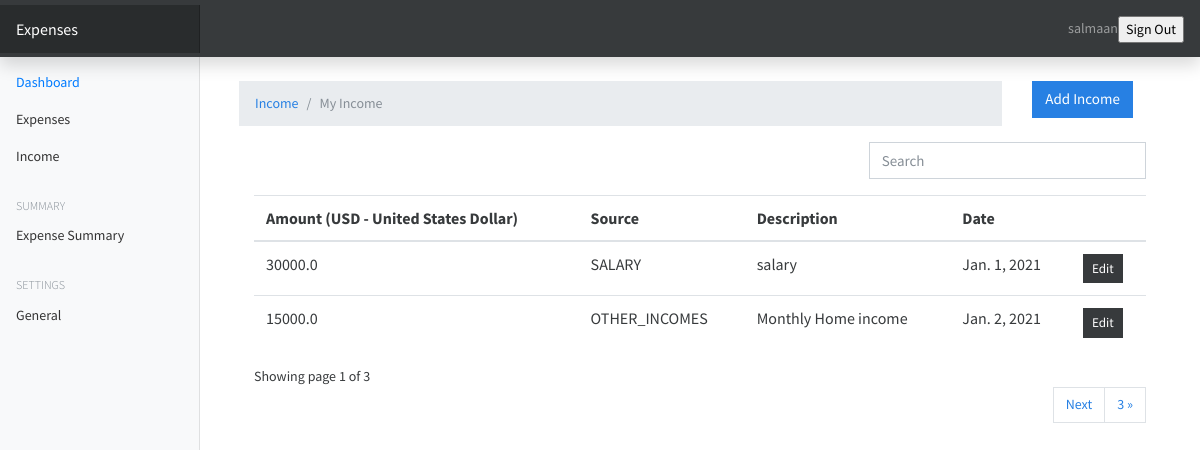
The app's page /income/ (signed in) with its own data.
### userpreferences/models.py (models this page shows, shortened)
class UserPreference(models.Model):
    user = models.OneToOneField(to=User, on_delete=models.CASCADE)
    currency = models.CharField(max_length=255, blank=True, null=True)

### userincome/models.py (models this page shows, shortened)
class UserIncome(models.Model):
    amount = models.FloatField()
    date = models.DateField(default=now)
    description = models.TextField()
    owner = models.ForeignKey(to=User, on_delete=models.CASCADE)
    source = models.CharField(max_length=255)
    class Meta:
        ordering: ['-date']

### userincome/views.py (the view)
# urls.py: path('',index,name="expenses"),
@login_required(login_url='/authentication/login')
def index(request):
    sources = Source.objects.all()
    income = UserIncome.objects.filter(owner=request.user)
    paginator = Paginator(income,2)
    page_number = request.GET.get('page')
    page_obj = Paginator.get_page(paginator,page_number)
    currency = UserPreference.objects.get(user=request.user).currency
    contexts = {
        'income' : income,
        'page_obj' : page_obj,
        'currency' : currency
    }
    return render(request,'income/index.html', contexts)

### templates/income/index.html (shortened to what this page needs)
{% extends 'base.html' %}
{% load static %}
{% block content %}
<div class="container mt-4">
    <div class="row">
        <div class="col-md-10">
            <nav aria-label="breadcrumb">
                <ol class="breadcrumb">
                    <li class="breadcrumb-item"><a href="">Income</a></li>
                    <li class="breadcrumb-item active" aria-current="page">My Income</li>
                </ol>
            </nav>
        </div>
        <div class="col-md-2">
            <a href={% url 'add-income' %} class="btn btn-primary">Add Income </a>
        </div>
    </div>
    <div class="container">
        {% if income.count %}
        <div class="row">
            <div class="col-md-8"></div>
            <div class="col-md-4">
                <div class="form-group">
                    <input type="text" class="form-control" id="searchField" placeholder="Search">
                </div>
            </div>
        </div>
<div class="app-table">
    <table class=" table table-stripped table-hover">
            <thead>
                <tr>
                    <th>Amount ({{currency}})</th>
                    <th>Source</th>
                    <th>Description</th>
                    <th>Date</th>
                    <th></th>
                </tr>
            </thead>
            <tbody>
                {% for income in page_obj %}
                <tr>
                    <td>{{income.amount}}</td>
                    <td>{{income.source}}</td>
                    <td>{{income.description}}</td>
                    <td>{{income.date}}</td>
                    <td><a href="{% url 'income-edit' income.id %}" class="btn btn-secondary btn-sm">Edit</a></td>
                </tr>
                {% endfor%}
            </tbody>
        </table>
</div>
        <div class="pagination-container">
        <div class="">
            Showing page {{page_obj.number}} of {{page_obj.paginator.num_pages}}
        </div>
        <ul class="pagination align-right float-right mr-auto">
      {% if page_obj.has_next %}
      <li class="page-item"> <a class="page-link" href="?page={{ page_obj.next_page_number }}">Next</a></li>
      <li class="page-item"> <a class="page-link" href="?page={{ page_obj.paginator.num_pages }}">{{ page_obj.paginator.num_pages}} &raquo;</a></li>
      {% endif %}
      </ul>
        {% endif %}
    </div>
    </div>
</div>
{% endblock content %}

### templates/base.html (shortened to what this page needs)
{% load static %}
<html lang="en">
  <head>
<link href="{% static 'css/bootstrap.min.css' %}" rel="stylesheet">
<link href="{% static 'css/main.css' %}" rel="stylesheet">
    <link href="{% static 'css/dashboard.css' %}" rel="stylesheet">
  </head>
  <body>
<header class="navbar navbar-dark sticky-top bg-dark flex-md-nowrap p-0 shadow">
  <a class="navbar-brand col-md-3 col-lg-2 me-0 px-3" href="#">Expenses</a>
  <ul class="navbar-nav px-3" style="display: flex; flex-direction: row; align-items: center">
    <li class="nav-item text-nowrap">
      <span class="nav-link" href="">
        {{request.user.username}}
      </span>
    <li>
    <li class="nav-item text-nowrap mt-3 mt-2">
      <form  action="{% url 'logout' %}" method="POST">
        <input class="text text-capitalize" type="submit" value="Sign Out">
      </form>
    </li>
  </ul>
</header>
<div class="container-fluid">
  <div class="row">
    {% include 'partials/_sidebar.html' %}
    <main role="main" class="col-md-9 ml-sm-auto col-lg-10 px-4">
      {% block content %}
      {% endblock content %}
    </main>
  </div>
</div>
        <script src="{% static 'js/main.js' %}"></script></body>
</html>

### expenseswebsite/static/css/dashboard.css (style rules this page uses)
body { font-size: .875rem; }
.navbar-brand { padding-top: .75rem; padding-bottom: .75rem; font-size: 1rem; background-color: rgba(0, 0, 0, .25); box-shadow: inset -1px 0 0 rgba(0, 0, 0, .25); }

### records on screen
UserPreference: currency "USD - United States Dollar"
UserIncome: amount "30000.0", source "SALARY", description "salary", date "Jan. 1, 2021"
UserIncome: amount "15000.0", source "OTHER_INCOMES", description "Monthly Home income", date "Jan. 2, 2021"

### other values on screen
{{ request.user.username }} "salmaan"
{{ page_obj.number }} "1"
{{ page_obj.paginator.num_pages }} "3"
